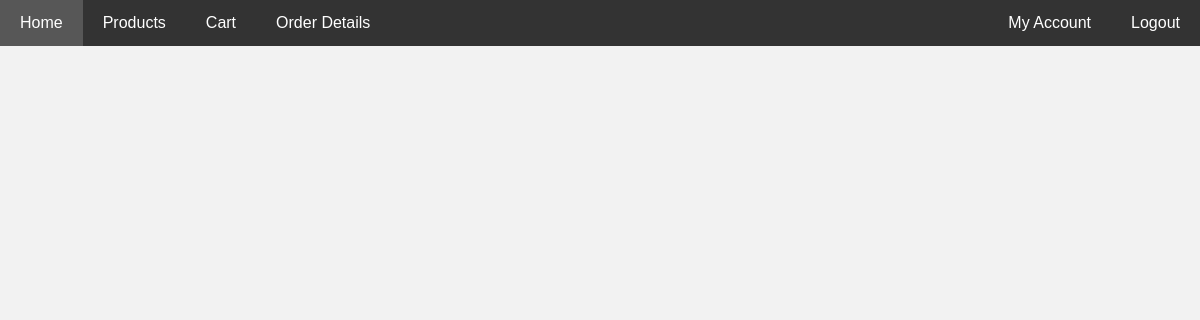
Before: /order_details (signed in) with the older database file.
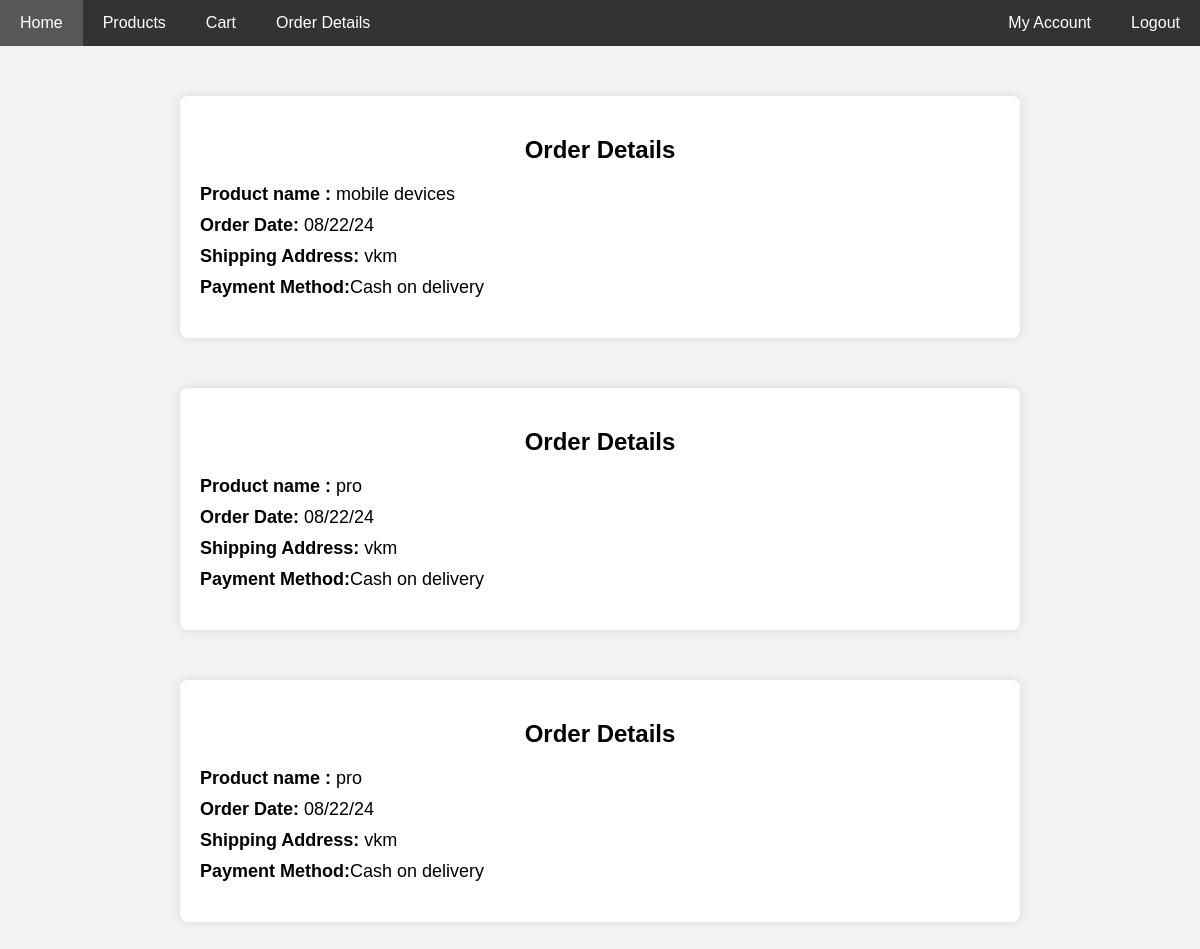
After: the same page with the newer database file.
### app/models.py (models this page shows, shortened)
class buy(models.Model):
    product = models.ForeignKey(Product,on_delete=models.CASCADE)
    user = models.ForeignKey(Register,on_delete=models.CASCADE)
    date_of_buying = models.TextField()
    payment_status = models.BooleanField(default=False)
    quantity = models.IntegerField()
    price = models.IntegerField()

class Product(models.Model):
    name = models.TextField()
    discription = models.TextField()
    price = models.IntegerField()
    category = models.TextField()
    quantity = models.IntegerField()
    offerprice = models.IntegerField()
    image = models.FileField()

class Register(models.Model):
    Email = models.EmailField(unique=True)
    name = models.TextField()
    phonenumber = models.IntegerField()
    password = models.IntegerField()
    location= models.TextField()

### app/views.py (the view)
# urls.py: path('order_details',views.order_details),
def order_details(req):
    data=buy.objects.filter(user=get_usr(req))
    return render(req,'orderdetails.html',{'data':data})

### app/views.py (called while the page is built)
def get_usr(req):
    data=Register.objects.get(Email=req.session['user'])
    return data

### template/orderdetails.html (shortened to what this page needs)
<!DOCTYPE html>
<html lang="en">
<head>
</head>
<body>
    <div class="navbar">
        <a href="#home">Home</a>
        <a href="#products">Products</a>
        <a href="#cart">Cart</a>
        <a href="#order" class="active">Order Details</a>
        <div class="navbar-right">
            <a href="#account">My Account</a>
            <a href="#logout">Logout</a>
        </div>
    </div>
    {% for i in data %}
    <div class="order-container">
        <h2>Order Details</h2>
        <div class="order-details">
            <p><strong>Product name :</strong> {{i.product.name}}</p>
            <p><strong>Order Date:</strong> {{i.date_of_buying}}</p>
            <p><strong>Shipping Address:</strong> {{i.user.location}}</p>
            <p><strong>Payment Method:</strong>Cash on delivery</p>
        </div>
    </div>
    {% endfor %}
</body>
</html>

### template/orderdetails.html (style rules this page uses)
body { font-family: Arial, sans-serif; margin: 0; padding: 0; background-color: #f2f2f2; }
.navbar { background-color: #333; overflow: hidden; }
.navbar a { float: left; display: block; color: white; text-align: center; padding: 14px 20px; text-decoration: none; }
.navbar-right { float: right; }
.order-container { max-width: 800px; margin: 50px auto; background-color: #fff; padding: 20px; border-radius: 8px; box-shadow: 0 0 10px rgba(0, 0, 0, 0.1); }
.order-container h2 { text-align: center; margin-bottom: 20px; }
.order-details { margin-bottom: 20px; }
.order-details p { font-size: 18px; margin: 10px 0; }

Changed rows visible on the page:
added buy: product.name "mobile devices", date_of_buying "08/22/24", user.location "vkm"
added buy: product.name "pro", date_of_buying "08/22/24", user.location "vkm"
added buy: product.name "pro", date_of_buying "08/22/24", user.location "vkm"
